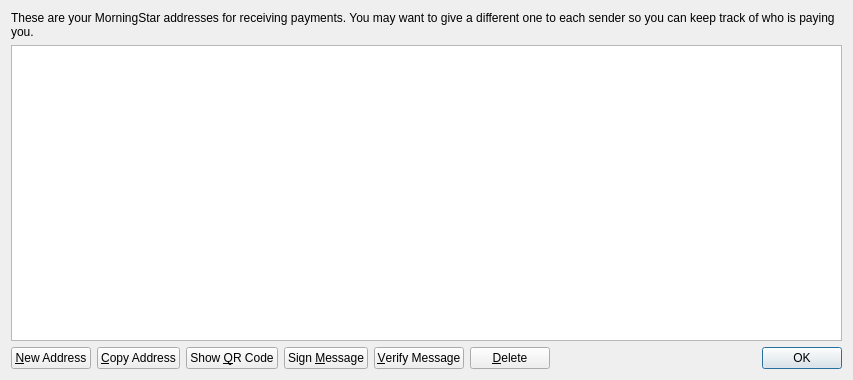
<?xml version="1.0" encoding="UTF-8"?>
<ui version="4.0">
 <class>AddressBookPage</class>
 <widget class="QWidget" name="AddressBookPage">
  <property name="geometry">
   <rect>
    <x>0</x>
    <y>0</y>
    <width>853</width>
    <height>380</height>
   </rect>
  </property>
  <property name="windowTitle">
   <string>Address Book</string>
  </property>
  <layout class="QVBoxLayout" name="verticalLayout">
   <item>
    <widget class="QLabel" name="labelExplanation">
     <property name="text">
      <string>These are your MorningStar addresses for receiving payments. You may want to give a different one to each sender so you can keep track of who is paying you.</string>
     </property>
     <property name="textFormat">
      <enum>Qt::PlainText</enum>
     </property>
     <property name="wordWrap">
      <bool>true</bool>
     </property>
    </widget>
   </item>
   <item>
    <widget class="QTableView" name="tableView">
     <property name="contextMenuPolicy">
      <enum>Qt::CustomContextMenu</enum>
     </property>
     <property name="toolTip">
      <string>Double-click to edit address or label</string>
     </property>
     <property name="tabKeyNavigation">
      <bool>false</bool>
     </property>
     <property name="selectionMode">
      <enum>QAbstractItemView::SingleSelection</enum>
     </property>
     <property name="selectionBehavior">
      <enum>QAbstractItemView::SelectRows</enum>
     </property>
     <property name="sortingEnabled">
      <bool>true</bool>
     </property>
     <attribute name="verticalHeaderVisible">
      <bool>false</bool>
     </attribute>
    </widget>
   </item>
   <item>
    <layout class="QHBoxLayout" name="horizontalLayout">
     <item>
      <widget class="QPushButton" name="newAddressButton">
       <property name="toolTip">
        <string>Create a new address</string>
       </property>
       <property name="text">
        <string>&amp;New Address</string>
       </property>
      </widget>
     </item>
     <item>
      <widget class="QPushButton" name="copyToClipboard">
       <property name="toolTip">
        <string>Copy the currently selected address to the system clipboard</string>
       </property>
       <property name="text">
        <string>&amp;Copy Address</string>
       </property>
      </widget>
     </item>
     <item>
      <widget class="QPushButton" name="showQRCode">
       <property name="text">
        <string>Show &amp;QR Code</string>
       </property>
      </widget>
     </item>
     <item>
      <widget class="QPushButton" name="signMessage">
       <property name="toolTip">
        <string>Sign a message to prove you own a MorningStar address</string>
       </property>
       <property name="text">
        <string>Sign &amp;Message</string>
       </property>
      </widget>
     </item>
     <item>
      <widget class="QPushButton" name="verifyMessage">
       <property name="toolTip">
        <string>Verify a message to ensure it was signed with a specified MorningStar address</string>
       </property>
       <property name="text">
        <string>&amp;Verify Message</string>
       </property>
      </widget>
     </item>
     <item>
      <widget class="QPushButton" name="deleteButton">
       <property name="toolTip">
        <string>Delete the currently selected address from the list</string>
       </property>
       <property name="text">
        <string>&amp;Delete</string>
       </property>
      </widget>
     </item>
     <item>
      <spacer name="horizontalSpacer">
       <property name="orientation">
        <enum>Qt::Horizontal</enum>
       </property>
       <property name="sizeHint" stdset="0">
        <size>
         <width>40</width>
         <height>20</height>
        </size>
       </property>
      </spacer>
     </item>
     <item>
      <widget class="QDialogButtonBox" name="buttonBox">
       <property name="sizePolicy">
        <sizepolicy hsizetype="Maximum" vsizetype="Fixed">
         <horstretch>0</horstretch>
         <verstretch>0</verstretch>
        </sizepolicy>
       </property>
       <property name="standardButtons">
        <set>QDialogButtonBox::Ok</set>
       </property>
      </widget>
     </item>
    </layout>
   </item>
  </layout>
 </widget>
 <resources/>
 <connections/>
</ui>
